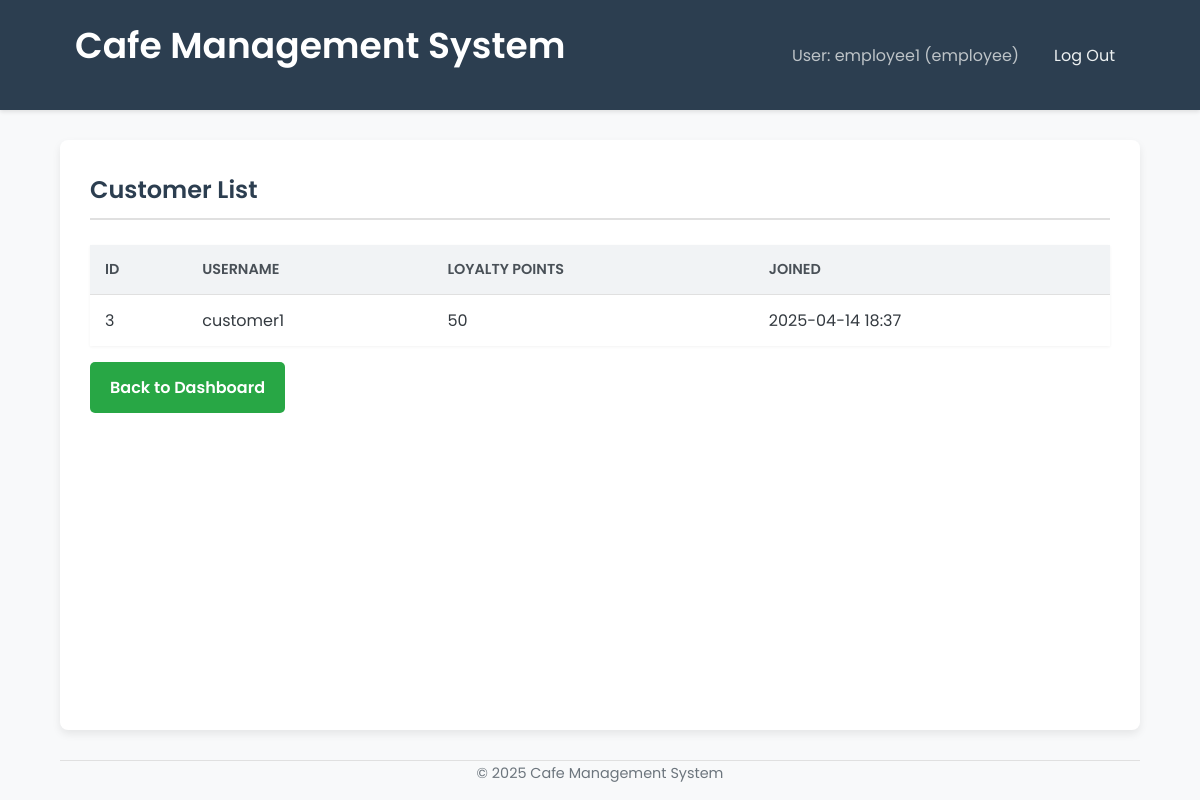
Before: /employee/customers (signed in) with the older database file.
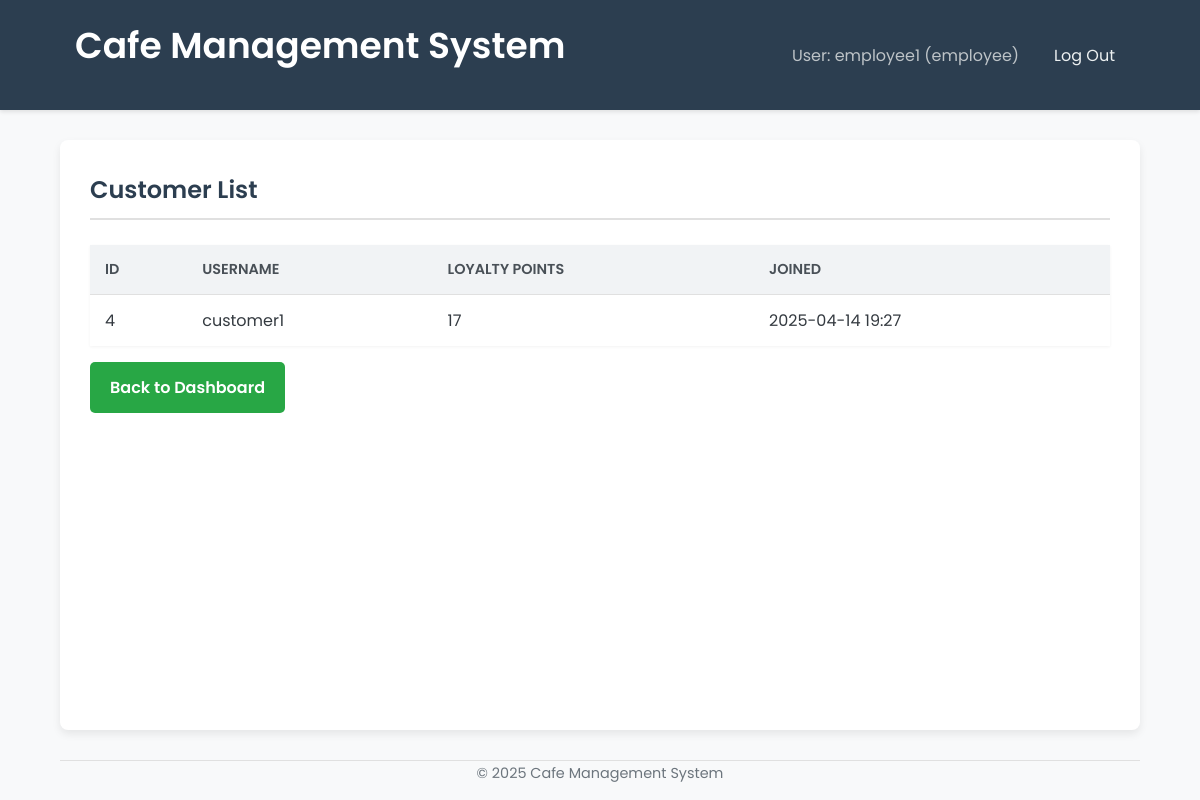
After: the same page with the newer database file.
### tables this page shows
CREATE TABLE users (
            id INTEGER PRIMARY KEY AUTOINCREMENT,
            username TEXT UNIQUE NOT NULL,
            password_hash TEXT NOT NULL,
            role TEXT NOT NULL CHECK(role IN ('customer', 'employee', 'admin')),
            loyalty_points INTEGER DEFAULT 0,
            created_at TIMESTAMP DEFAULT CURRENT_TIMESTAMP
        );

### app.py (the view)
@app.route('/employee/customers')
@login_required
@role_required('employee')
def employee_view_customers():
    customers = []
    db = get_db()
    if not db: return render_template('employee/view_customers.html', customers=[], error="Database connection failed")
    try:
        cursor = db.execute("""
            SELECT id, username, loyalty_points, created_at
            FROM users
            WHERE role = 'customer'
            ORDER BY username ASC
        """)
        customers = cursor.fetchall()
    except sqlite3.Error as e:
        print(f"DB Error fetching customers for employee: {e}")
        flash("Could not fetch customer list.", "danger")
    return render_template('employee/view_customers.html', customers=customers)

### app.py (called while the page is built)
def get_db():
    if 'db' not in g:
        try:
            g.db = sqlite3.connect(DATABASE)
            g.db.row_factory = sqlite3.Row # Return rows as dictionary-like objects
            print("Database connection opened.")
        except sqlite3.Error as e:
            print(f"Database connection error: {e}")
            flash("Database connection error. Please try again later.", "danger")
            g.db = None # Ensure db is None if connection failed
    return g.db

@app.context_processor
def inject_current_year():
    return {'current_year': datetime.datetime.now().year}

def login_required(f):
    @wraps(f)
    def decorated_function(*args, **kwargs):
        if 'user_id' not in session:
            flash('Please log in to access this page.', 'warning')
            return redirect(url_for('login'))
        return f(*args, **kwargs)
    return decorated_function

### templates/employee/view_customers.html (shortened to what this page needs)
{% extends 'base.html' %}
{% block content %}
  <h2>Customer List</h2>
  {% if customers %}
    <table>
      <thead>
        <tr>
          <th>ID</th>
          <th>Username</th>
          <th>Loyalty Points</th>
          <th>Joined</th>
          </tr>
      </thead>
      <tbody>
        {% for customer in customers %}
          <tr>
            <td>{{ customer['id'] }}</td>
            <td>{{ customer['username'] }}</td>
            <td>{{ customer['loyalty_points'] }}</td>
            <td>{{ customer['created_at'][:16].replace('T',' ') }}</td>
          </tr>
        {% endfor %}
      </tbody>
    </table>
  {% else %}
    <p>No customers found.</p>
  {% endif %}
  <p><a href="{{ url_for('employee_dashboard') }}" class="button-link mt-2">Back to Dashboard</a></p>
{% endblock %}

Changed rows visible on the page:
removed users: id "3", username "customer1", loyalty_points "50", created_at "2025-04-14 18:37"
added users: id "4", username "customer1", loyalty_points "17", created_at "2025-04-14 19:27"
